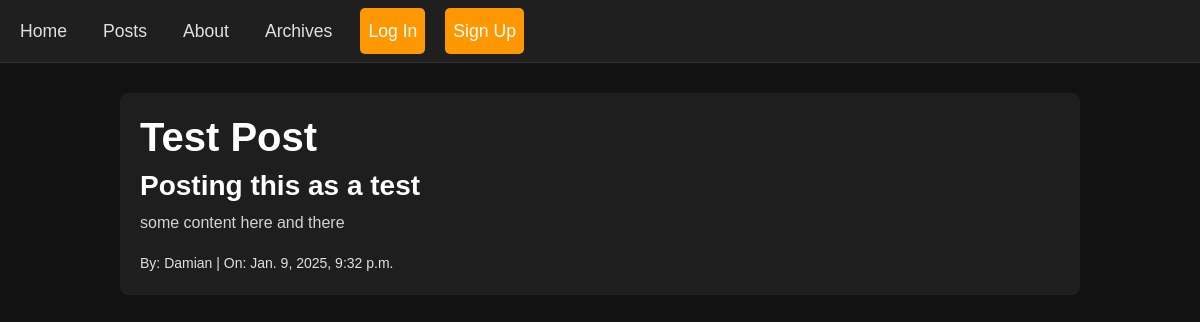
Page /posts/2/ on the committed database.
### posts/models.py (models this page shows, shortened)
class Post(models.Model):
    title = models.CharField(max_length=128)
    subtitle = models.CharField(max_length=256)
    body = models.TextField()
    author = models.ForeignKey(
        get_user_model(),
        on_delete=models.CASCADE,
    )
    status = models.ForeignKey(
        Status,
        on_delete=models.CASCADE
    )
    created_on = models.DateTimeField(auto_now_add=True)

### posts/views.py (the view)
# urls.py: path("<int:pk>/", views.PostDetailView.as_view(), name="detail"),
class PostDetailView(UserPassesTestMixin, DetailView):
    model = Post
    template_name = "posts/detail.html"
    def test_func(self):
        post = self.get_object()
        if post.status.name == "published":
            return True
        elif post.status.name == "draft":
            if (self.request.user.is_authenticated
                    and self.request.user == post.author):
                return True
        elif (post.status.name == "archived"
                and self.request.user.is_authenticated):
            return True
        else:
            return False

### templates/posts/detail.html (shortened to what this page needs)
{% extends 'base.html' %}
{% load static %}
{% block content %}
<h1>{{ post.title }}</h1>
<h3>{{ post.subtitle }}</h3>
<p>{{ post.body }}</p>
<small>By: {{ post.author }} | On: {{ post.created_on }}</small>
{% endblock content %}

### static/css/base.css (style rules this page uses)
body { background-color: #121212; color: #E0E0E0; font-family: 'Arial', sans-serif; }
h1, h2, h3, h4, h5, h6 { color: #fff; font-weight: bold; }
p, ul, ol { color: #D3D3D3; }

### rows in the picture
Post: title "Test Post", subtitle "Posting this as a test", body "some content here and there", author "Damian", created_on "Jan. 9, 2025, 9:32 p.m."
